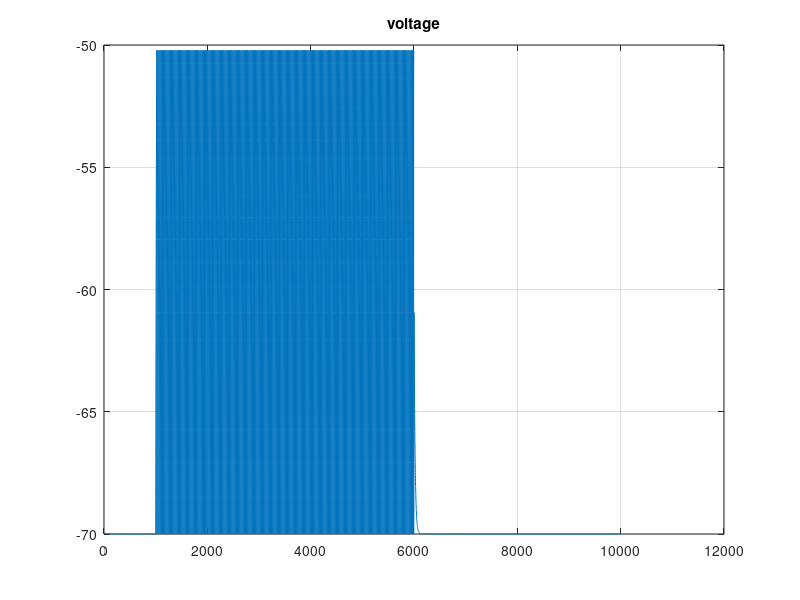
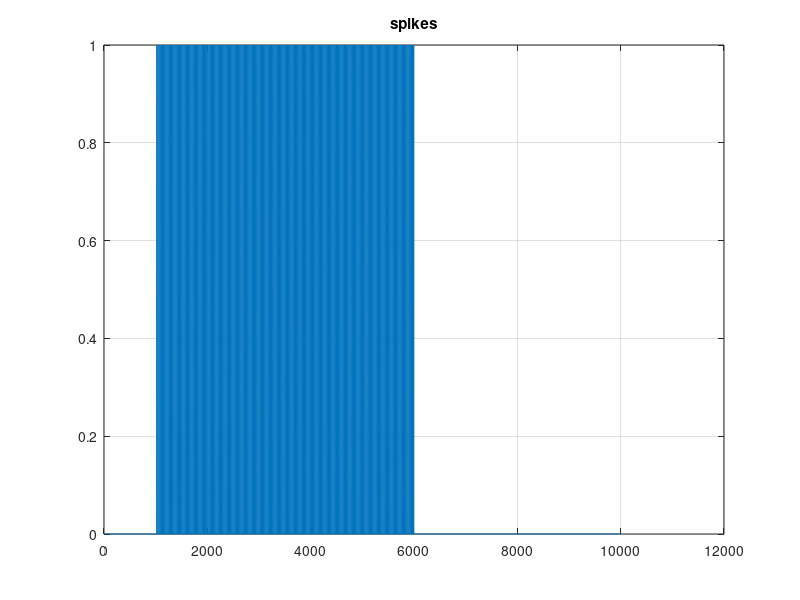

MATLAB code for these plots, in order:
% parameters
% 	# Define simulation and model parameters dictionary
% params = {'k1': 0.2,             # I₁ decay term
%           'k2': 0.02,            # I₂ decay term
%           'b': 0.01,             # Θ decay term
%           'R1': 0.0,             # I₁ update constant
%           'R2': 1.0,             # I₂ update constant
%           'El': -70.0,           # Reverse potential
%           'Vr': -70.0,           # Resting potential
%           'Thetar': -60.0,       # Resting threshold
%           'a': 0.000,            # Specifier of spike response
%           'A1': 0.0,             # I₁ additive update constant
%           'A2': 0.0,             # I₂ additive update constant
%           'G': 0.05,             # Membrane potential decay term
%           'C': 1.0,              # Membrane capacitance
%           'ThetaInf': -50.0}       # Reverse threshold
close all;

k1=0.2;k2=0.02;b=0.01;R1=0.0;R2=1.0;
El=-70.0;Vr=-70.0;Thetar=-60.0;G=0.05;C=1.0;ThetaInf=-50.0;

t_simulate = 10000;
dt = 1; % may be 1ms
tspan = 0:dt:t_simulate;

i1 = zeros(1, length(tspan));
i2 = zeros(1, length(tspan));
v = zeros(1, length(tspan));
theta = zeros(1, length(tspan));
spikes = zeros(1, length(tspan));
iext = zeros(1, length(tspan));
% iext(1000:6000) = -3.5;
iext(1000:6000) = 1.5;

% params for phasic burst and rebound burst
a = 0.005; A1 = 10; A2 = -0.6; 

% params fo tonic spike
a = 0; A1 = 0; A2 = 0; 

% IC=(0.01, 0.001, -70.0, -50.0)
% initial conditions
i1(1) = 0.01;
i2(1) = 0.001;
v(1) =-70.0 ;
theta(1) = -50.0;

for t=2:length(tspan)
    i1(t) = i1(t-1) + dt*(-k1*i1(t-1));
    i2(t) = i2(t-1) + dt*(-k2*i2(t-1));
    v(t) = v(t-1) + dt*(1/C)*(iext(t-1)+ i1(t-1) + i2(t-1) - G*(v(t-1) - El));
    theta(t) = theta(t-1) + dt*( a*(v(t-1) - El) - b*(theta(t-1) - ThetaInf)  );

    if v(t) > theta(t)
        i1(t) = R1*i1(t) + A1;
        i2(t) = R2*i2(t) + A2;
        v(t) = Vr;
        theta(t) = max(Thetar, theta(t));

        spikes(t) = 1;
    end
end

figure
    plot(v)
    title('voltage')
grid

figure
    plot(spikes)
    title('spikes')
grid
